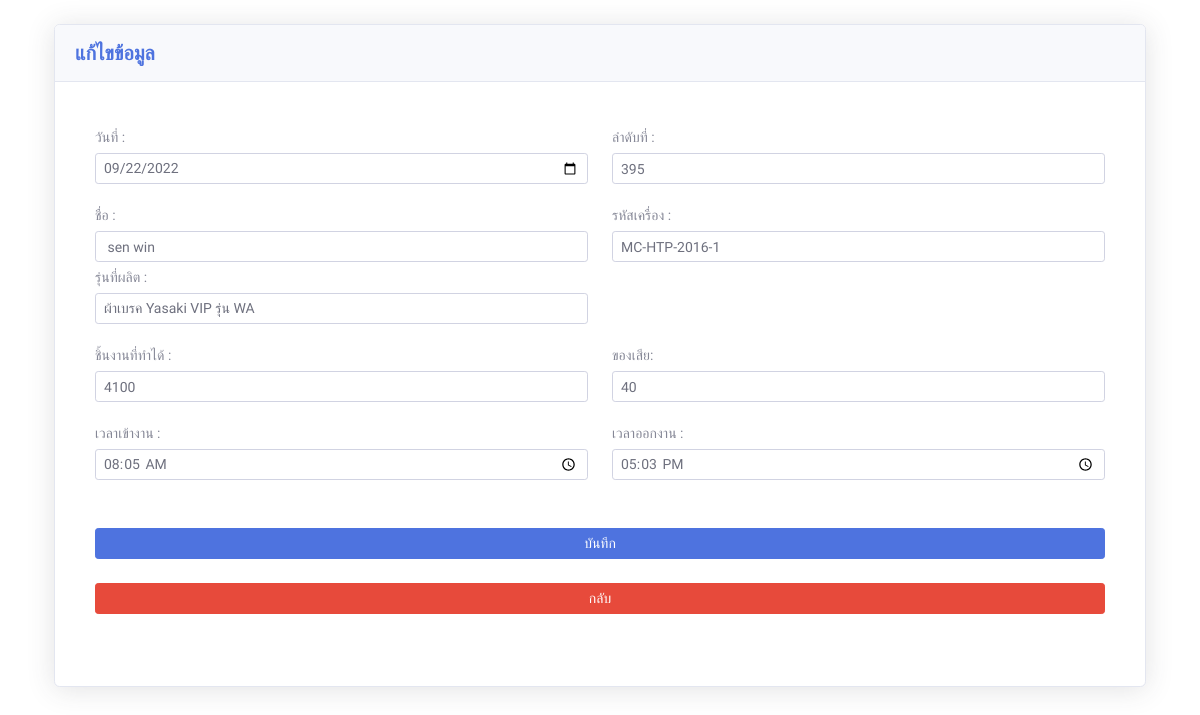
The page /admin/edittables.php?id=395 (signed in) on the database its author committed.
### tables this page shows
CREATE TABLE `employee` (
  `E_id` int(20) NOT NULL,
  `EName` varchar(20) NOT NULL,
  `Nmac` varchar(50) NOT NULL,
  `Econ` int(20) NOT NULL,
  `Epro` varchar(100) NOT NULL,
  `Edel` int(11) NOT NULL,
  `Etime` varchar(20) NOT NULL,
  `Etimet` varchar(20) NOT NULL,
  `DATE` date NOT NULL
);

### admin/edittables.php (the view, shortened to what this page needs)
<?php
include "config.php";
if (isset($_GET["id"])) {
    $sql = "SELECT * FROM `employee` WHERE E_id ='" . $_GET["id"] . "'";
    $re = mysqli_query($conn, $sql);
    $op = mysqli_fetch_assoc($re);
}
?>
<!DOCTYPE html>
<html lang="en">
<head>
    <link href="vendor/fontawesome-free/css/all.min.css" rel="stylesheet" type="text/css">
    <link href="https://cdn.jsdelivr.net/npm/bootstrap@5.0.2/dist/css/bootstrap.min.css" rel="stylesheet">
    <link href="css/sb-admin-2.min.css" rel="stylesheet">
</head>
<body id="page-top" style="font-family: 'Pridi', serif;">
    <form action="tables.php" method="post" class="needs-validation" novalidate>
        <br>
        <div class="container">
            <div class="card shadow mb-4">
                <div class="card-header py-3">
                    <div class="m-0 font-weight-bold text-primary h5">แก้ไขข้อมูล</div>
                </div>
                <div class="card-body">
                    <div class="form-group row">
                        <div class="col-sm-12 mb-3 mb-sm-0">
                            <div class="card-body">
                                <div class="form-group row">
                                    <div class="col-sm-6 mb-3 mb-sm-0">
                                        <div class="col-form-label-sm"> วันที่ : </div>
                                        <input type="DATE" class="form-control form-control-sm " id="txt1" name="txt1" placeholder="" required value="<?php echo $op['DATE'] ?>">
                                    </div>
                                    <div class="col-sm-6">
                                        <div class="col-form-label-sm"> ลำดับที่ :</div>
                                        <input type="number" class="form-control form-control-sm " id="txt0" name="txt0" placeholder="" required value="<?php echo $op['E_id'] ?>">
                                    </div>
                                </div>
                                <div class="form-group row">
                                    <div class="col-6">
                                        <div class="col-form-label-sm">ชื่อ :</div>
                                        <input type="text" class="form-control form-control-sm" id="txt1" name="txt1" placeholder="" required value="<?php echo $op['EName'] ?>">
                                    </div>
                                    <div class="col-6 ">
                                        <div class="col-form-label-sm">รหัสเครื่อง : </div>
                                        <input name="txt2" id="txt2" class="form-control form-control-sm" placeholder="" required value="<?php echo $op['Nmac'] ?>">
                                    </div>
                                    <div class="col-sm-6 mb-3 mb-sm-0">
                                        <div class="col-form-label-sm">รุ่นที่ผลิต : </div>
                                        <input type="text" class="form-control form-control-sm" id="txt4" name="txt4" placeholder="" required value="<?php echo $op['Epro'] ?>">
                                    </div>
                                </div>
                                <div class="form-group row">
                                    <div class="col-6 ">
                                        <div class="col-form-label-sm">ชิ้นงานที่ทำได้ : </div>
                                        <input type="number" class="form-control form-control-sm " id="txt3" name="txt3" placeholder="" required value="<?php echo $op['Econ'] ?>">
                                    </div>
                                    <div class="col-6">
                                        <div class="col-form-label-sm">ของเสีย:</div>
                                        <input type="number" class="form-control form-control-sm " id="txt5" name="txt5" placeholder="" required value="<?php echo $op['Edel'] ?>">
                                    </div>
                                </div>
                                <div class="form-group row">
                                    <div class="col-sm-6 mb-3 mb-sm">
                                        <div class="col-form-label-sm">เวลาเข้างาน : </div>
                                        <input type="time" class="form-control form-control-sm " id="txt5" name="txt6" placeholder="" required value="<?php echo $op['Etime'] ?>">
                                    </div>
                                    <div class="col-sm-6">
                                        <div class="col-form-label-sm">เวลาออกงาน :</div>
                                        <input type="time" class="form-control form-control-sm" id="txt7" name="txt7" placeholder="" required value="<?php echo $op['Etimet'] ?>">
                                    </div>
                                </div>
                                <div class="form-group row">
                                    <div class="col-12 mt-3">
                                        <button type="submit" class="btn btn-primary btn-user btn-block btn-sm" name="submit">บันทึก</button>
                                        <br>
                                        <a href="tables.php"><button type="button" class="btn btn-danger btn-sm btn-user btn-block " name="Back">กลับ </button></a>
                                    </div>
                                </div>
                            </div>
                        </div>
                    </div>
    </form>
</body>
</html>

### rows shown on the page
employee: txt1 "09/22/2022", txt0 "395", txt1 "sen win", txt2 "MC-HTP-2016-1", txt4 "ผ้าเบรค Yasaki VIP รุ่น WA", txt3 "4100", txt5 "40", txt6 "08:05", txt7 "17:03"
